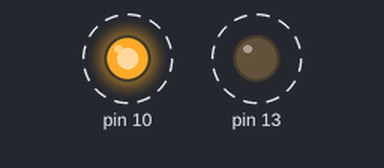
Simulated run of this sketch. Board: Arduino Uno, built with avr-gcc and run on an emulated ATmega328P. Parts: output pins drawn as LEDs (lit = HIGH). Dashed ring = blinking.

Above: at 0.3 s.
Timing chart, 0 to 3.0 s (numbered marks = the images above):
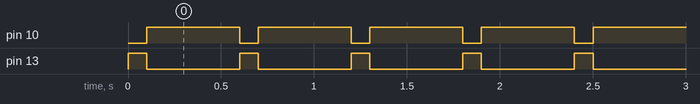

The sketch:

Test_Two_Lights.ino
```cpp
//brink the two lights, LED and external LED, oppositely

void setup(){
  pinMode(13, OUTPUT);
  pinMode(10, OUTPUT);
}

void loop(){

  //13 on, 10 off
  digitalWrite(13, HIGH);
  digitalWrite(10, LOW);
  delay(100);

  //13 off, 10 on
  digitalWrite(13, LOW);
  digitalWrite(10, HIGH);
  delay(500);
}
```

Measured:
- by itself, pin 10: alternates HIGH for 0.50 s and LOW for 0.10 s
- by itself, pin 13: alternates HIGH for 0.10 s and LOW for 0.50 s
